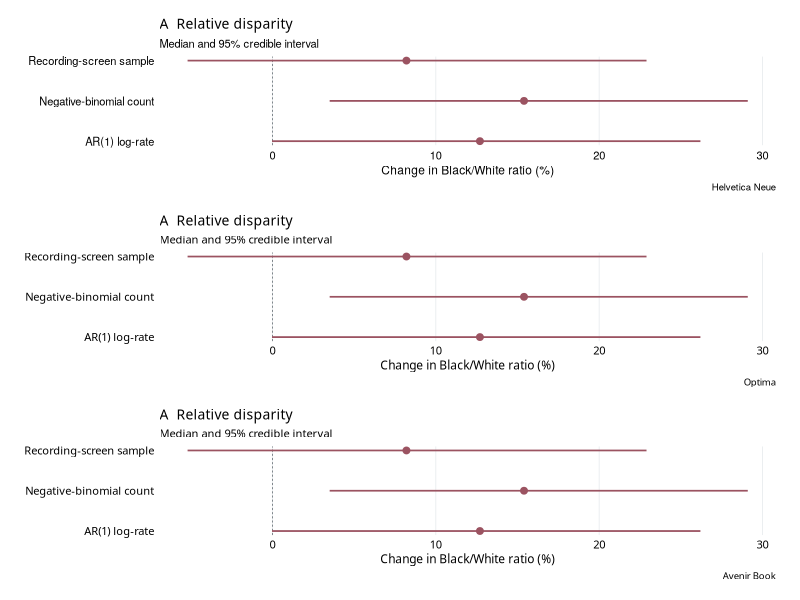

R code for this plot:
# Compare local typefaces using manuscript labels at final physical sizes.
suppressPackageStartupMessages({library(ggplot2); library(patchwork)})
families <- c("Helvetica Neue", "Optima", "Avenir Book")
titles <- c("Helvetica Neue Medium", "Optima", "Avenir Medium")
sample_panel <- function(family, heading, name) {
  frame <- data.frame(y = 1:3, median = c(12.7, 15.4, 8.2),
                      lower = c(-0.03, 3.5, -5.2), upper = c(26.2, 29.1, 22.9))
  ggplot(frame, aes(median, y)) +
    geom_vline(xintercept = 0, color = "#737B80", linetype = "22", linewidth = .3) +
    geom_segment(aes(x = lower, xend = upper, yend = y), color = "#9B5361", linewidth = .6) +
    geom_point(color = "#9B5361", size = 2) +
    scale_y_continuous(breaks = 1:3, labels = c("AR(1) log-rate", "Negative-binomial count", "Recording-screen sample")) +
    labs(title = "A  Relative disparity", subtitle = "Median and 95% credible interval",
      x = "Change in Black/White ratio (%)", y = NULL, caption = name) +
    theme_minimal(base_family = family, base_size = 8.6) +
    theme(text = element_text(color = "black"), axis.text = element_text(color = "black", size = 8),
      panel.grid.major.y = element_blank(), panel.grid.minor = element_blank(),
      panel.grid.major.x = element_line(color = "#E4E8EB", linewidth = .25),
      plot.title = element_text(family = heading, face = "plain", size = 10),
      plot.subtitle = element_text(size = 8), plot.margin = margin(8,12,8,12))
}
panels <- lapply(seq_along(families), function(i) sample_panel(families[i], titles[i], families[i]))
ggsave("/private/tmp/spp_font_comparison.png", wrap_plots(panels, ncol = 1),
  width = 6.4, height = 8.4, dpi = 300, device = ragg::agg_png, bg = "white")
